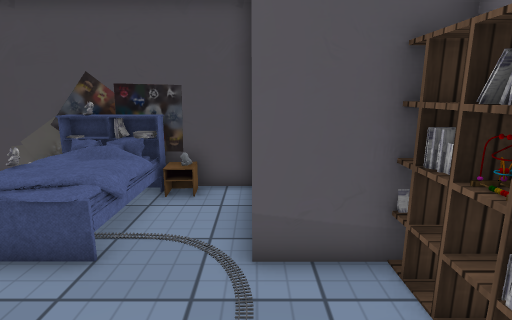
[1] (above)

12 first-person views from a walk through a scene from a Unity 3-D project. The camera is 1.5 m above the floor, tilts 12° down and sees 80° across. The floor is counted in squares, 0.5 m on a side. Each view is taken from the middle of a square. On the plan, view 1 faces up. The plan holds only what a view shows up to about 20 squares ahead; the rest is blank. The place goes on beyond the plan. The player character is not drawn. Some animated figures are not drawn. Some surface patterns are stand-ins.

[2]
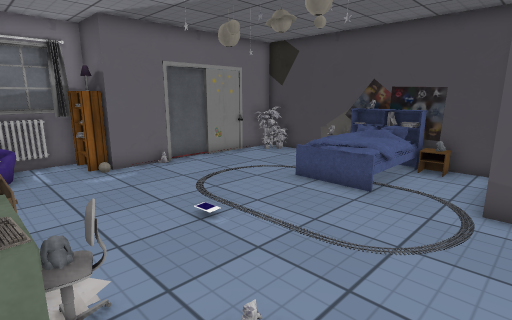

[3]
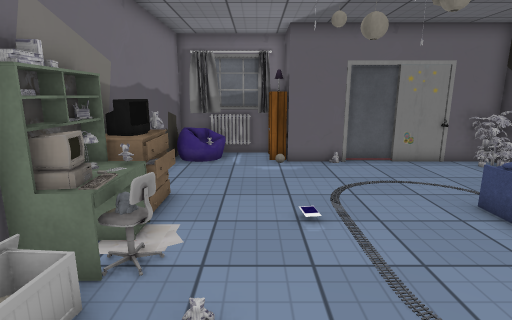

[4]
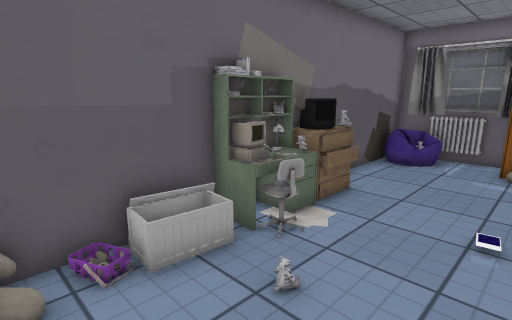

[5]
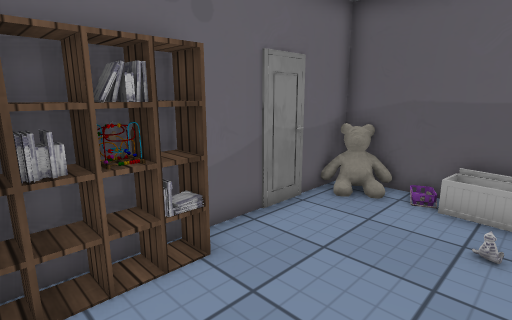

[6]
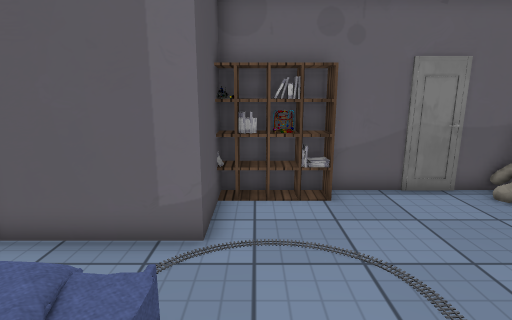

[7]
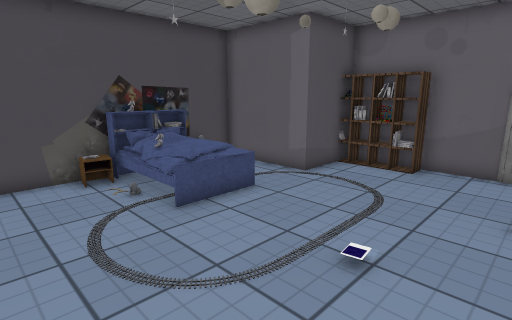

[8]
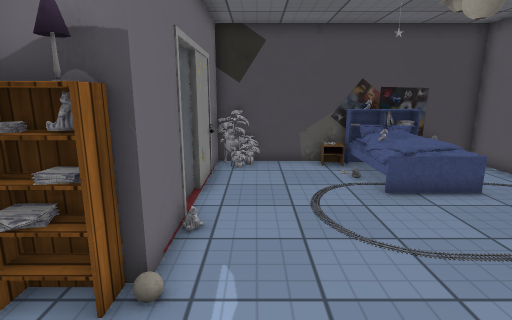

[9]
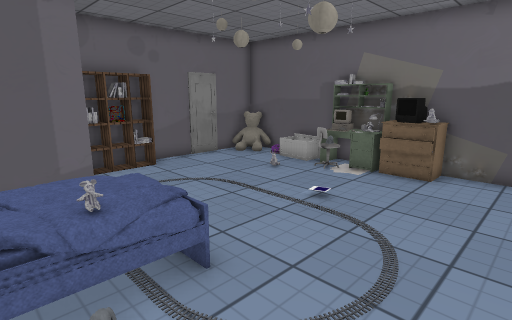

[10]
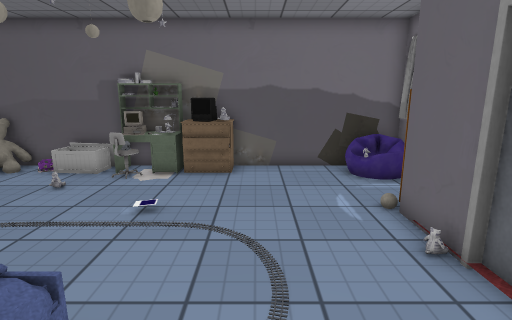

[11]
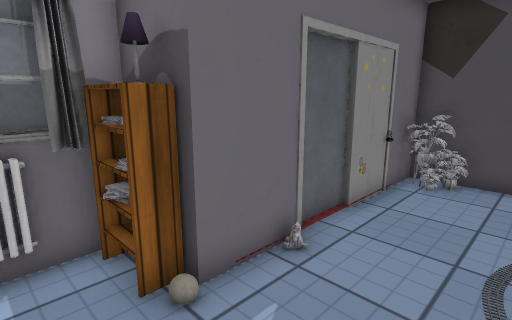

[12]
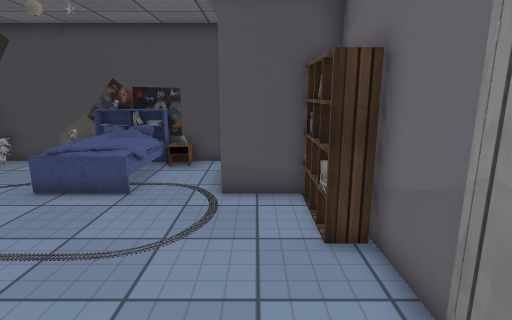

### Floor plan
Key: @ floor where view 1 was taken; # wall or solid block; . floor; / step, stairs or slope; = window, fence, low wall or low ledge; ^ raised ledge; O other object.
Columns run from 14 left of view 1 to 4 right of it. Each row starts with its distance up from view 1.
 10   #############
  9   #OO..OO  OO.#
  8   #O.....  O..#
  7   #......  O..#
  6   O......  O..#
  5   O......OOO..###O#
  4   O.............OO#
  3   #.............OO#
  2   #.............OO#
  1 ###.............. #
  0 #OO...........@.. #
 -1 #................#
 -2 #..........O.....#
 -3 # O....==..O..../#
 -4 #OO....^O#OO////=##
 -5 ##########OO#######

Where each view was taken, in squares from view 1:
view 1: 0 up, 0 right, facing up
view 2: 4 down, 1 right, facing up-left
view 3: 1 down, 2 right, facing left
view 4: 1 up, 2 right, facing down-left
view 5: 5 up, 2 left, facing down-right
view 6: 4 up, 6 left, facing right
view 7: 2 down, 10 left, facing up-right
view 8: 4 down, 10 left, facing up
view 9: 8 up, 10 left, facing down-right
view 10: 8 up, 8 left, facing down
view 11: 2 down, 8 left, facing up-left
view 12: 4 down, 1 right, facing up
